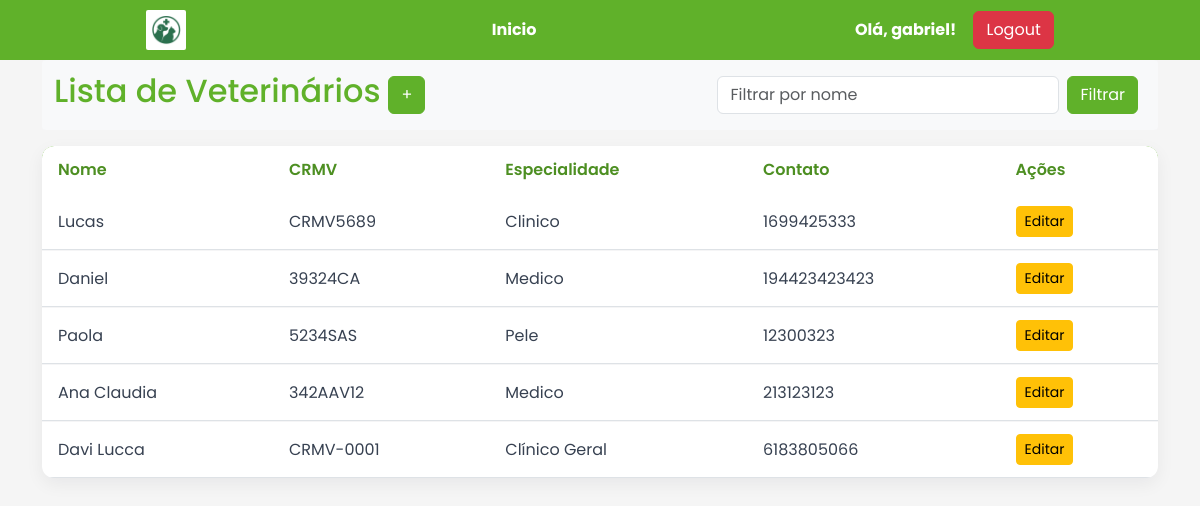
The page /veterinarios/ (signed in) on the database as committed earlier.
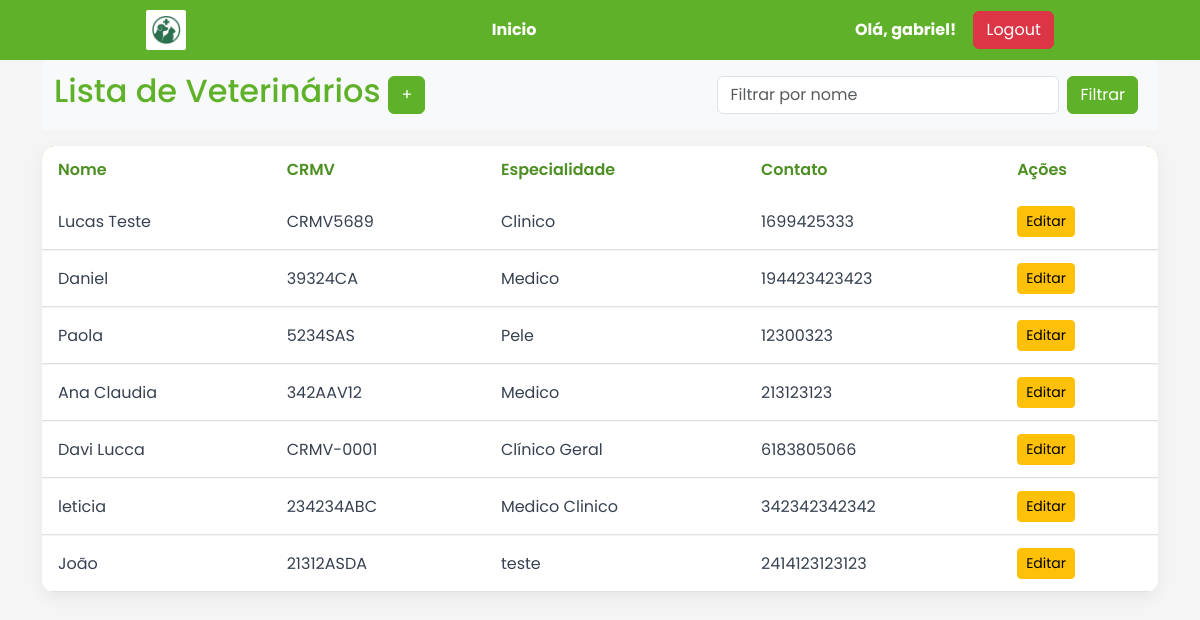
The same page on the database as committed later.
### core/models.py (models this page shows, shortened)
class MedicoVeterinario(models.Model):
    nome = models.CharField(max_length=100)
    crmv = models.CharField(max_length=20)
    especialidade = models.CharField(max_length=100)
    contato = models.CharField(max_length=15)

### core/views.py (the view)
# urls.py: path('veterinarios/', views.lista_veterinarios, name='lista_veterinarios'),
@login_required(login_url='login')
def lista_veterinarios(request):
    q = request.GET.get('q', '')
    veterinarios = MedicoVeterinario.objects.all()
    form = MedicoVeterinarioForm()
    if q:
        veterinarios = veterinarios.filter(
            Q(nome__icontains=q) | Q(crmv__icontains=q)
        )
    paginator = Paginator(veterinarios, 10)  # 10 veterinários por página
    page_number = request.GET.get('page')
    veterinarios = paginator.get_page(page_number)
    return render(request, 'veterinario/lista_veterinarios.html', {
                       'veterinarios': veterinarios,
                        'q': q,
                        'form': form
                    })

### core/forms.py
class MedicoVeterinarioForm(forms.ModelForm):
    class Meta:
        model = MedicoVeterinario
        fields = ['nome', 'crmv', 'especialidade', 'contato']
    def __init__(self, *args, **kwargs):
        super().__init__(*args, **kwargs)
        for field in self.fields.values():
            field.widget.attrs.update({'class': 'form-control'})

### templates/veterinario/lista_veterinarios.html (shortened to what this page needs)
{% extends "base.html" %}
{% block content %}
<div class="page-header d-flex justify-content-between align-items-center">
    <div class="d-flex align-items-center gap-2">
        <h2 class="page-title">Lista de Veterinários</h2>
        <button type="button" class="btn btn-primary"
             data-bs-toggle="modal" data-bs-target="#veterinarioModal">
            +
        </button>
    </div>
    <form method="get" class="d-flex">
        <input type="text" name="q" value="{{ q }}" class="form-control me-2" placeholder="Filtrar por nome">
        <button type="submit" class="btn btn-primary me-2">Filtrar</button>
    </form>
</div>
<table class="table" id="veterinariosTable">
    <thead>
        <tr>
            <th>Nome</th>
            <th>CRMV</th>
            <th>Especialidade</th>
            <th>Contato</th>
            <th>Ações</th>
        </tr>
    </thead>
    <tbody>
    {% for veterinario in veterinarios %}
        <tr>
            <td>{{ veterinario.nome }}</td>
            <td>{{ veterinario.crmv }}</td>
            <td>{{ veterinario.especialidade }}</td>
            <td>{{ veterinario.contato }}</td>
            <td>
                <a href="{% url 'edit_veterinario' veterinario.id %}" class="btn btn-warning btn-sm">Editar</a>
            </td>
        </tr>
    {% endfor %}
    </tbody>
</table>
{% endblock %}

### templates/base.html (shortened to what this page needs)
{% load static %}
<!doctype html>
<html lang="en">
<head>
    <link href="https://cdn.jsdelivr.net/npm/bootstrap@5.3.7/dist/css/bootstrap.min.css" rel="stylesheet">
	<link href="https://cdn.jsdelivr.net/npm/fullcalendar@6.1.19/index.global.min.css" rel="stylesheet">
	<link rel="stylesheet" href="{% static 'styles.css' %}">
 	<link rel="stylesheet" href="{% static 'calendar.css' %}">
</head>
<body>
	<div class="navbar-clinica">
		<div>
			<img src="{% static 'images/logo.png' %}" alt="Veterinário" class="navbar-logo" width="40">
		</div>
		<div>
			<a class="navbar-link btn btn-transparent" href="{% url 'home' %}">Inicio</a>
		</div>
		<div>
			{% if request.user.is_authenticated %}
			<a class="navbar-link btn btn-transparent">Olá, {{ request.user.username }}!</a>
			<a class="btn btn-danger" href="{% url 'logout' %}">Logout</a>
			{% endif %}
		</div>
	</div>
	<div class="container">
	{% block content %}
	{% endblock %}
	</div>
</body>
</html>

### static/styles.css (style rules this page uses)
* { margin: 0; padding: 0; box-sizing: border-box; }
body { font-family: 'Poppins', sans-serif; background-color: #f5f5f5; }
:root { --bs-primary: #60b12a; --bs-primary-rgb: 96, 177, 42; --bs-link-color: #60b12a; }
.btn-primary { --bs-btn-bg: #60b12a; --bs-btn-border-color: #60b12a; --bs-btn-hover-bg: #4d8e22; --bs-btn-hover-border-color: #4d8e22; --bs-btn-color: #fff; --bs-btn-hover-color: #fff; --bs-btn-active-bg: #397011; --bs-btn-active-border-color: #397011; --bs-btn-active-color: #fff; }
.navbar-clinica { background-color: var(--bs-primary); height: 60px; display: flex; align-items: center; justify-content: space-around; }
.navbar-logo { max-height: 50px; background-color: white; border-radius: 5%; padding: 5px; }
.navbar-link { color: white; font-weight: bold; text-decoration: none; }
.page-title { color: var(--bs-primary); }
.page-header { display: flex; justify-content: space-between; align-items: center; background-color: #f8f9fa; padding: 0.75rem; margin-bottom: 1rem; border-radius: 0.25rem; }
.table { background: #fff; border-radius: 12px; overflow: hidden; box-shadow: 0 6px 18px rgba(15, 23, 42, 0.06); border-collapse: separate; border-spacing: 0; }
.table thead { background: var(--bs-primary); }
.table thead th { color: #4d8f22; font-weight: 600; padding: 12px 16px; border: none; vertical-align: middle; }
.table thead th:first-child { border-top-left-radius: 12px; }
.table thead th:last-child { border-top-right-radius: 12px; }
.table tbody td { padding: 12px 16px; vertical-align: middle; color: #374151; border-top: none; background: transparent; }
.table tbody tr+tr td { border-top: 1px solid rgba(15, 23, 42, 0.04); }
.table tbody tr { transition: background .18s ease, transform .12s ease; }

Rows that differ between the two databases and show on the page:
changed MedicoVeterinario "CRMV5689": nome "Lucas" → "Lucas Teste"
added MedicoVeterinario: nome "leticia", crmv "234234ABC", especialidade "Medico Clinico", contato "342342342342"
added MedicoVeterinario: nome "João", crmv "21312ASDA", especialidade "teste", contato "2414123123123"
